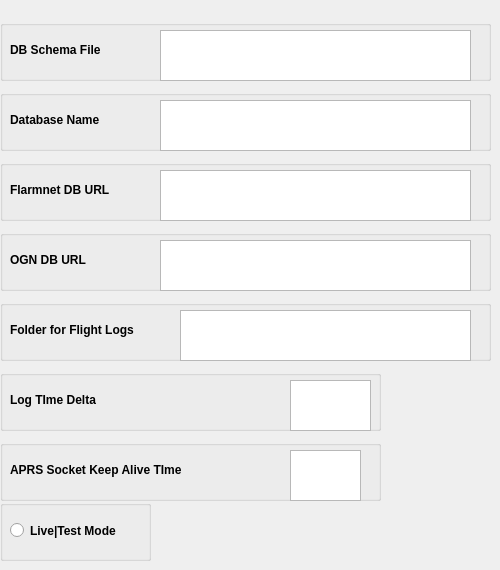
        <widget class="QWidget" name="Advanced">
         <attribute name="title">
          <string>Advanced</string>
         </attribute>
         <widget class="QGroupBox" name="DBSchemaBox">
          <property name="geometry">
           <rect>
            <x>0</x>
            <y>20</y>
            <width>491</width>
            <height>61</height>
           </rect>
          </property>
          <property name="toolTip">
           <string>&lt;html&gt;&lt;head/&gt;&lt;body&gt;&lt;p&gt;File holding SQlite3 schema&lt;/p&gt;&lt;/body&gt;&lt;/html&gt;</string>
          </property>
          <property name="title">
           <string/>
          </property>
          <widget class="QLabel" name="DBSchemaLabel">
           <property name="geometry">
            <rect>
             <x>10</x>
             <y>20</y>
             <width>151</width>
             <height>20</height>
            </rect>
           </property>
           <property name="font">
            <font>
             <pointsize>9</pointsize>
             <weight>75</weight>
             <bold>true</bold>
            </font>
           </property>
           <property name="toolTip">
            <string>&lt;html&gt;&lt;head/&gt;&lt;body&gt;&lt;p&gt;&lt;br/&gt;&lt;/p&gt;&lt;/body&gt;&lt;/html&gt;</string>
           </property>
           <property name="text">
            <string>DB Schema File</string>
           </property>
          </widget>
          <widget class="QTextEdit" name="DBSchemaFile">
           <property name="geometry">
            <rect>
             <x>160</x>
             <y>10</y>
             <width>311</width>
             <height>51</height>
            </rect>
           </property>
          </widget>
         </widget>
         <widget class="QGroupBox" name="APRSKeepAliveBox">
          <property name="geometry">
           <rect>
            <x>0</x>
            <y>440</y>
            <width>381</width>
            <height>61</height>
           </rect>
          </property>
          <property name="toolTip">
           <string>&lt;html&gt;&lt;head/&gt;&lt;body&gt;&lt;p&gt;Time between socket Keep Alive calls. Format is: time in seconds&lt;/p&gt;&lt;/body&gt;&lt;/html&gt;</string>
          </property>
          <property name="title">
           <string/>
          </property>
          <widget class="QLabel" name="APRSKeepAliveLabel">
           <property name="geometry">
            <rect>
             <x>10</x>
             <y>20</y>
             <width>231</width>
             <height>20</height>
            </rect>
           </property>
           <property name="font">
            <font>
             <pointsize>9</pointsize>
             <weight>75</weight>
             <bold>true</bold>
            </font>
           </property>
           <property name="toolTip">
            <string>&lt;html&gt;&lt;head/&gt;&lt;body&gt;&lt;p&gt;Format is: time in seconds&lt;/p&gt;&lt;/body&gt;&lt;/html&gt;</string>
           </property>
           <property name="text">
            <string>APRS Socket Keep Alive TIme</string>
           </property>
          </widget>
          <widget class="QTextEdit" name="APRSKeepAliveTIme">
           <property name="geometry">
            <rect>
             <x>290</x>
             <y>10</y>
             <width>71</width>
             <height>51</height>
            </rect>
           </property>
          </widget>
         </widget>
         <widget class="QGroupBox" name="DBNameBox">
          <property name="geometry">
           <rect>
            <x>0</x>
            <y>90</y>
            <width>491</width>
            <height>61</height>
           </rect>
          </property>
          <property name="toolTip">
           <string>&lt;html&gt;&lt;head/&gt;&lt;body&gt;&lt;p&gt;Name to be used for Flogger SQLite3 database&lt;/p&gt;&lt;/body&gt;&lt;/html&gt;</string>
          </property>
          <property name="title">
           <string/>
          </property>
          <widget class="QLabel" name="DBNameLabel">
           <property name="geometry">
            <rect>
             <x>10</x>
             <y>20</y>
             <width>151</width>
             <height>20</height>
            </rect>
           </property>
           <property name="font">
            <font>
             <pointsize>9</pointsize>
             <weight>75</weight>
             <bold>true</bold>
            </font>
           </property>
           <property name="toolTip">
            <string>&lt;html&gt;&lt;head/&gt;&lt;body&gt;&lt;p&gt;&lt;br/&gt;&lt;/p&gt;&lt;/body&gt;&lt;/html&gt;</string>
           </property>
           <property name="text">
            <string>Database Name</string>
           </property>
          </widget>
          <widget class="QTextEdit" name="DBName">
           <property name="geometry">
            <rect>
             <x>160</x>
             <y>10</y>
             <width>311</width>
             <height>51</height>
            </rect>
           </property>
          </widget>
         </widget>
         <widget class="QGroupBox" name="FlarmnetURLBox">
          <property name="geometry">
           <rect>
            <x>0</x>
            <y>160</y>
            <width>491</width>
            <height>61</height>
           </rect>
          </property>
          <property name="toolTip">
           <string>&lt;html&gt;&lt;head/&gt;&lt;body&gt;&lt;p&gt;URL of Flarmnet Database&lt;/p&gt;&lt;/body&gt;&lt;/html&gt;</string>
          </property>
          <property name="title">
           <string/>
          </property>
          <widget class="QLabel" name="FlarmnetURLLabel">
           <property name="geometry">
            <rect>
             <x>10</x>
             <y>20</y>
             <width>151</width>
             <height>20</height>
            </rect>
           </property>
           <property name="font">
            <font>
             <pointsize>9</pointsize>
             <weight>75</weight>
             <bold>true</bold>
            </font>
           </property>
           <property name="toolTip">
            <string>&lt;html&gt;&lt;head/&gt;&lt;body&gt;&lt;p&gt;&lt;br/&gt;&lt;/p&gt;&lt;/body&gt;&lt;/html&gt;</string>
           </property>
           <property name="text">
            <string>Flarmnet DB URL</string>
           </property>
          </widget>
          <widget class="QTextEdit" name="FlarmnetURL">
           <property name="geometry">
            <rect>
             <x>160</x>
             <y>10</y>
             <width>311</width>
             <height>51</height>
            </rect>
           </property>
          </widget>
         </widget>
         <widget class="QGroupBox" name="OGNURLBox">
          <property name="geometry">
           <rect>
            <x>0</x>
            <y>230</y>
            <width>491</width>
            <height>61</height>
           </rect>
          </property>
          <property name="toolTip">
           <string>&lt;html&gt;&lt;head/&gt;&lt;body&gt;&lt;p&gt;URL of OGN Database&lt;/p&gt;&lt;/body&gt;&lt;/html&gt;</string>
          </property>
          <property name="title">
           <string/>
          </property>
          <widget class="QLabel" name="OGNURLLabel">
           <property name="geometry">
            <rect>
             <x>10</x>
             <y>20</y>
             <width>151</width>
             <height>20</height>
            </rect>
           </property>
           <property name="font">
            <font>
             <pointsize>9</pointsize>
             <weight>75</weight>
             <bold>true</bold>
            </font>
           </property>
           <property name="toolTip">
            <string>&lt;html&gt;&lt;head/&gt;&lt;body&gt;&lt;p&gt;&lt;br/&gt;&lt;/p&gt;&lt;/body&gt;&lt;/html&gt;</string>
           </property>
           <property name="text">
            <string>OGN DB URL</string>
           </property>
          </widget>
          <widget class="QTextEdit" name="OGNURL">
           <property name="geometry">
            <rect>
             <x>160</x>
             <y>10</y>
             <width>311</width>
             <height>51</height>
            </rect>
           </property>
          </widget>
         </widget>
         <widget class="QGroupBox" name="LogTimeDeltaBox">
          <property name="geometry">
           <rect>
            <x>0</x>
            <y>370</y>
            <width>381</width>
            <height>61</height>
           </rect>
          </property>
          <property name="toolTip">
           <string>&lt;html&gt;&lt;head/&gt;&lt;body&gt;&lt;p&gt;Time in hours before sunset to start processing flight data. Negative values mean after sunset.&lt;/p&gt;&lt;/body&gt;&lt;/html&gt;</string>
          </property>
          <property name="title">
           <string/>
          </property>
          <widget class="QLabel" name="LogTimeDeltaLabel">
           <property name="geometry">
            <rect>
             <x>10</x>
             <y>20</y>
             <width>151</width>
             <height>20</height>
            </rect>
           </property>
           <property name="font">
            <font>
             <pointsize>9</pointsize>
             <weight>75</weight>
             <bold>true</bold>
            </font>
           </property>
           <property name="toolTip">
            <string>&lt;html&gt;&lt;head/&gt;&lt;body&gt;&lt;p&gt;Time in hours before sunset to start processing flight data. Negative values mean after sunset.&lt;/p&gt;&lt;/body&gt;&lt;/html&gt;</string>
           </property>
           <property name="text">
            <string>Log TIme Delta</string>
           </property>
          </widget>
          <widget class="QTextEdit" name="LogTimeDelta">
           <property name="geometry">
            <rect>
             <x>290</x>
             <y>10</y>
             <width>81</width>
             <height>51</height>
            </rect>
           </property>
          </widget>
         </widget>
         <widget class="QGroupBox" name="FlightLogBox">
          <property name="geometry">
           <rect>
            <x>0</x>
            <y>300</y>
            <width>491</width>
            <height>61</height>
           </rect>
          </property>
          <property name="toolTip">
           <string>&lt;html&gt;&lt;head/&gt;&lt;body&gt;&lt;p&gt;Name of folder for holding flight log files&lt;/p&gt;&lt;/body&gt;&lt;/html&gt;</string>
          </property>
          <property name="title">
           <string/>
          </property>
          <widget class="QLabel" name="FlightLogFolderLabel">
           <property name="geometry">
            <rect>
             <x>10</x>
             <y>20</y>
             <width>161</width>
             <height>20</height>
            </rect>
           </property>
           <property name="font">
            <font>
             <pointsize>9</pointsize>
             <weight>75</weight>
             <bold>true</bold>
            </font>
           </property>
           <property name="toolTip">
            <string>&lt;html&gt;&lt;head/&gt;&lt;body&gt;&lt;p&gt;Name of folder for holding flight log files&lt;br/&gt;&lt;/p&gt;&lt;/body&gt;&lt;/html&gt;</string>
           </property>
           <property name="text">
            <string>Folder for Flight Logs</string>
           </property>
          </widget>
          <widget class="QTextEdit" name="FlightLogFolder">
           <property name="geometry">
            <rect>
             <x>180</x>
             <y>10</y>
             <width>291</width>
             <height>51</height>
            </rect>
           </property>
          </widget>
         </widget>
         <widget class="QGroupBox" name="LiveTestBox">
          <property name="geometry">
           <rect>
            <x>0</x>
            <y>500</y>
            <width>151</width>
            <height>61</height>
           </rect>
          </property>
          <property name="toolTip">
           <string>&lt;html&gt;&lt;head/&gt;&lt;body&gt;&lt;p&gt;Live mode Unchecked. Test Mode Checked&lt;/p&gt;&lt;/body&gt;&lt;/html&gt;</string>
          </property>
          <property name="title">
           <string/>
          </property>
          <widget class="QRadioButton" name="LiveTestButton">
           <property name="geometry">
            <rect>
             <x>10</x>
             <y>20</y>
             <width>141</width>
             <height>21</height>
            </rect>
           </property>
           <property name="font">
            <font>
             <weight>75</weight>
             <bold>true</bold>
            </font>
           </property>
           <property name="toolTip">
            <string>&lt;html&gt;&lt;head/&gt;&lt;body&gt;&lt;p&gt;Live mode Unchecked. Test Mode Checked&lt;/p&gt;&lt;/body&gt;&lt;/html&gt;</string>
           </property>
           <property name="text">
            <string>Live|Test Mode</string>
           </property>
          </widget>
         </widget>
        </widget>
